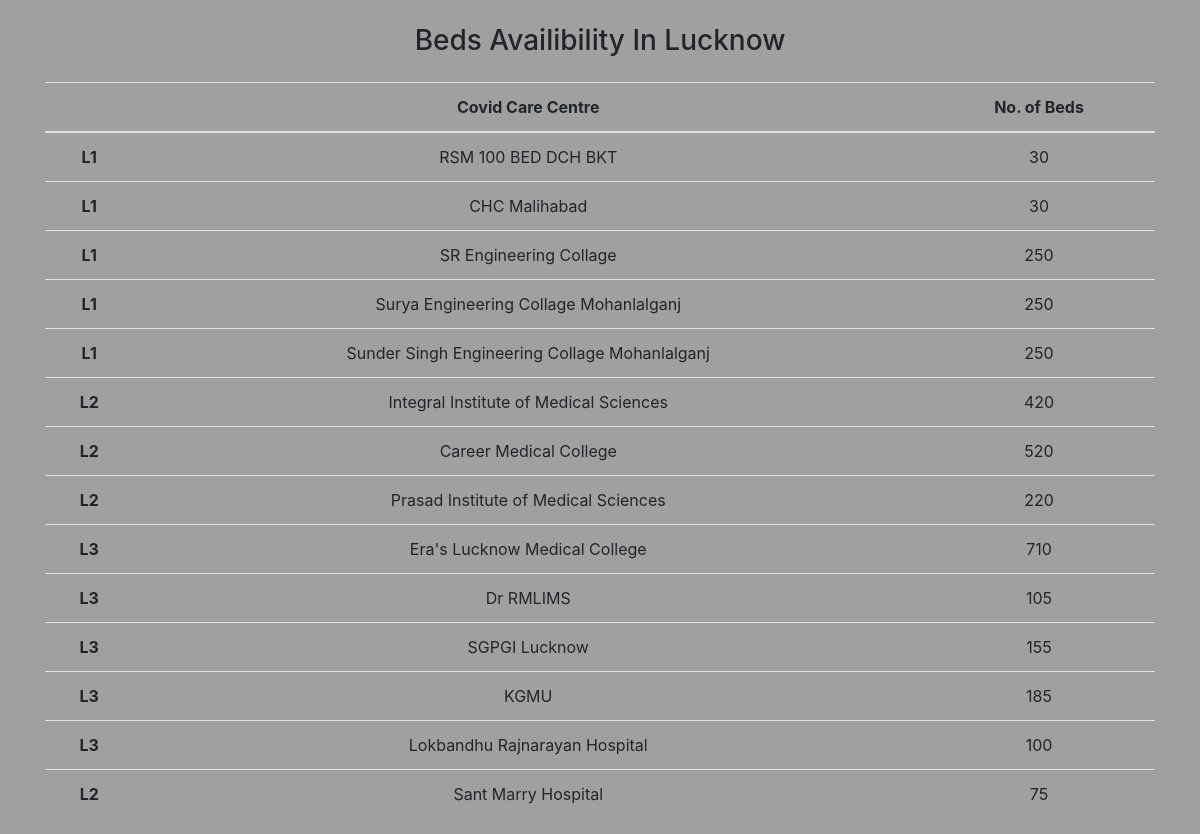
Screenshot of /corona/lbeds/ with the database file from the repository.
### corona/models/lkobeds.py (models this page shows, shortened)
class Lucknowbeds(models.Model):
    condition=models.CharField(max_length=200)
    centre=models.CharField(max_length=200)
    number=models.CharField(max_length=200)
    @staticmethod
    def get_all_beds():
        return Lucknowbeds.objects.all()

### corona/views.py (the view)
# urls.py: url('lbeds/',views.lbeds,name="lbeds"),
def lbeds(request):
    beds=Lucknowbeds.get_all_beds()
    context={
        'beds':beds,
    }
    return render(request,'corona/lucknowbeds.html',context)

### templates/corona/lucknowbeds.html (shortened to what this page needs)
<!DOCTYPE html>
<html lang="en">
<head>
    <link rel="stylesheet" href="https://maxcdn.bootstrapcdn.com/bootstrap/4.0.0/css/bootstrap.min.css">
</head>
<body>
    <h3 class="text-center mt-4">Beds Availibility In Lucknow</h3>
    <div class="container text-center">
        <table class="table mt-4">
            <thead>
              <tr>
                <th scope="col"></th>
                <th scope="col">Covid Care Centre</th>
                <th scope="col">No. of
                  Beds</th>
              </tr>
            </thead>
            <tbody>
              {% for bed in beds %}
              <tr>
                <th scope="row">{{bed.condition}}</th>
                <td>{{bed.centre}}</td>
                <td>{{bed.number}}</td>
              </tr>
              {% endfor %}
            </tbody>
          </table>
    </div>
</body>
</html>

### templates/corona/lucknowbeds.html (style rules this page uses)
body { background-color:rgb(161, 160, 160); }

### rows the page displays
Lucknowbeds: condition "L1", centre "RSM 100 BED DCH BKT", number "30"
Lucknowbeds: condition "L1", centre "CHC Malihabad", number "30"
Lucknowbeds: condition "L1", centre "SR Engineering Collage", number "250"
Lucknowbeds: condition "L1", centre "Surya Engineering Collage Mohanlalganj", number "250"
Lucknowbeds: condition "L1", centre "Sunder Singh Engineering Collage Mohanlalganj", number "250"
Lucknowbeds: condition "L2", centre "Integral Institute of Medical Sciences", number "420"
Lucknowbeds: condition "L2", centre "Career Medical College", number "520"
Lucknowbeds: condition "L2", centre "Prasad Institute of Medical Sciences", number "220"
Lucknowbeds: condition "L3", centre "Era's Lucknow Medical College", number "710"
Lucknowbeds: condition "L3", centre "Dr RMLIMS", number "105"
Lucknowbeds: condition "L3", centre "SGPGI Lucknow", number "155"
Lucknowbeds: condition "L3", centre "KGMU", number "185"
Lucknowbeds: condition "L3", centre "Lokbandhu Rajnarayan Hospital", number "100"
Lucknowbeds: condition "L2", centre "Sant Marry Hospital", number "75"
